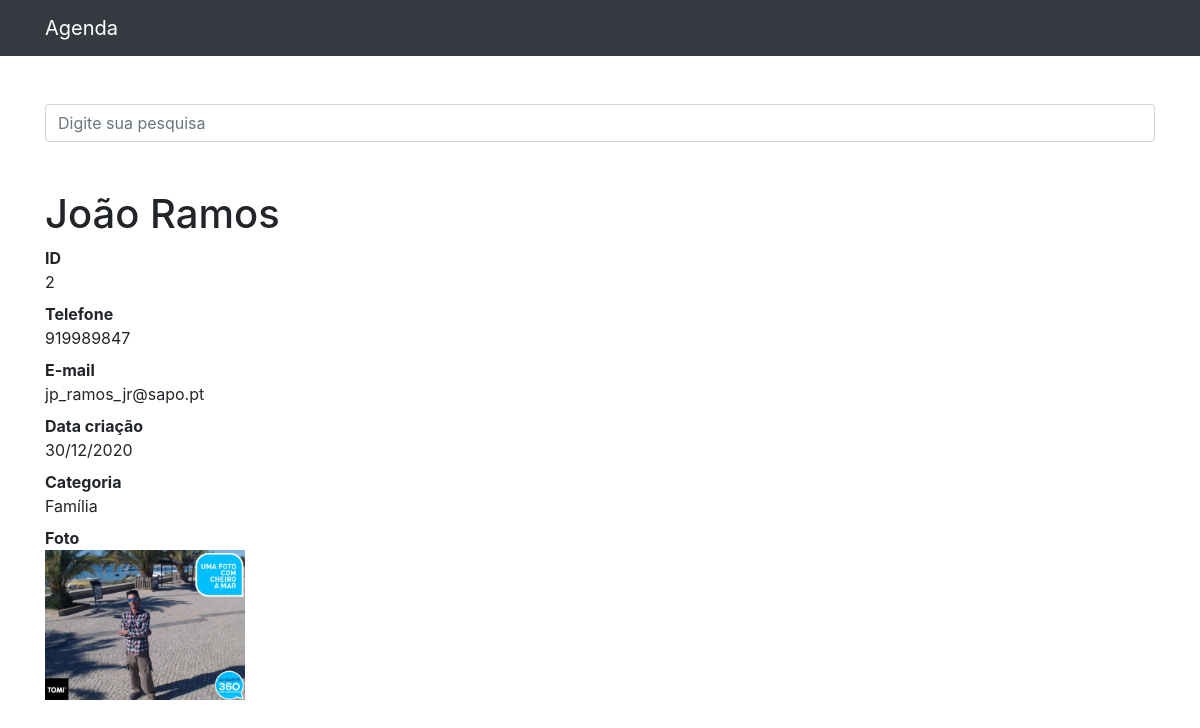
/2, run on the app's committed database.
### contactos/models.py (models this page shows, shortened)
class Contacto(models.Model):
    nome = models.CharField('Nome', max_length=100)
    apelido = models.CharField('Apelido', max_length=100, blank=True)
    telefone = models.CharField('Telefone', max_length=15, unique=True)
    email = models.EmailField('E-mail', blank=True)
    data_criacao = models.DateTimeField('Data de criação', default=timezone.now)
    descricao = models.TextField(blank=True)
    categoria = models.ForeignKey(Categoria, on_delete=models.DO_NOTHING)
    mostrar = models.BooleanField(default=True)
    foto = models.ImageField('Foto', blank=True, upload_to='fotos')

class Categoria(models.Model):
    nome = models.CharField(max_length=200)
    def __str__(self):
        return self.nome

### contactos/views.py (the view)
# urls.py: path('<int:id>', views.detalhe, name='detalhe'),
def detalhe(request, id):
    contacto = get_object_or_404(Contacto, id=id)
    if not contacto.mostrar:
        raise Http404
    return render(request, 'contactos/detalhe.html', {'contacto': contacto})

### contactos/templates/contactos/detalhe.html (shortened to what this page needs)
{% extends 'base.html' %}
{% block conteudo %}
<h1 class="mt-5">{{ contacto.nome}} {{ contacto.apelido }}</h1>
<dl>
  <dt>ID</dt>
  <dd>{{ contacto.id }}</dd>
  <dt>Telefone</dt>
  <dd>{{ contacto.telefone }}</dd>
  <dt>E-mail</dt>
  <dd>{{ contacto.email }}</dd>
  <dt>Data criação</dt>
  <dd>{{ contacto.data_criacao|date:'d/m/Y' }}</dd>
  <dt>Categoria</dt>
  <dd>{{ contacto.categoria }}</dd>
  {% if contacto.foto %}
  <dt>Foto</dt>
  <dd><img src="{{ contacto.foto.url }}" style="max-width: 200px; max-height: 200px;"></dd>
  {% endif %}
</dl>
{% endblock %}

### data on the page
Contacto: nome "João", apelido "Ramos", id "2", telefone "919989847", email "jp_ramos_jr@sapo.pt", data_criacao "30/12/2020", categoria "Família", foto (picture)
